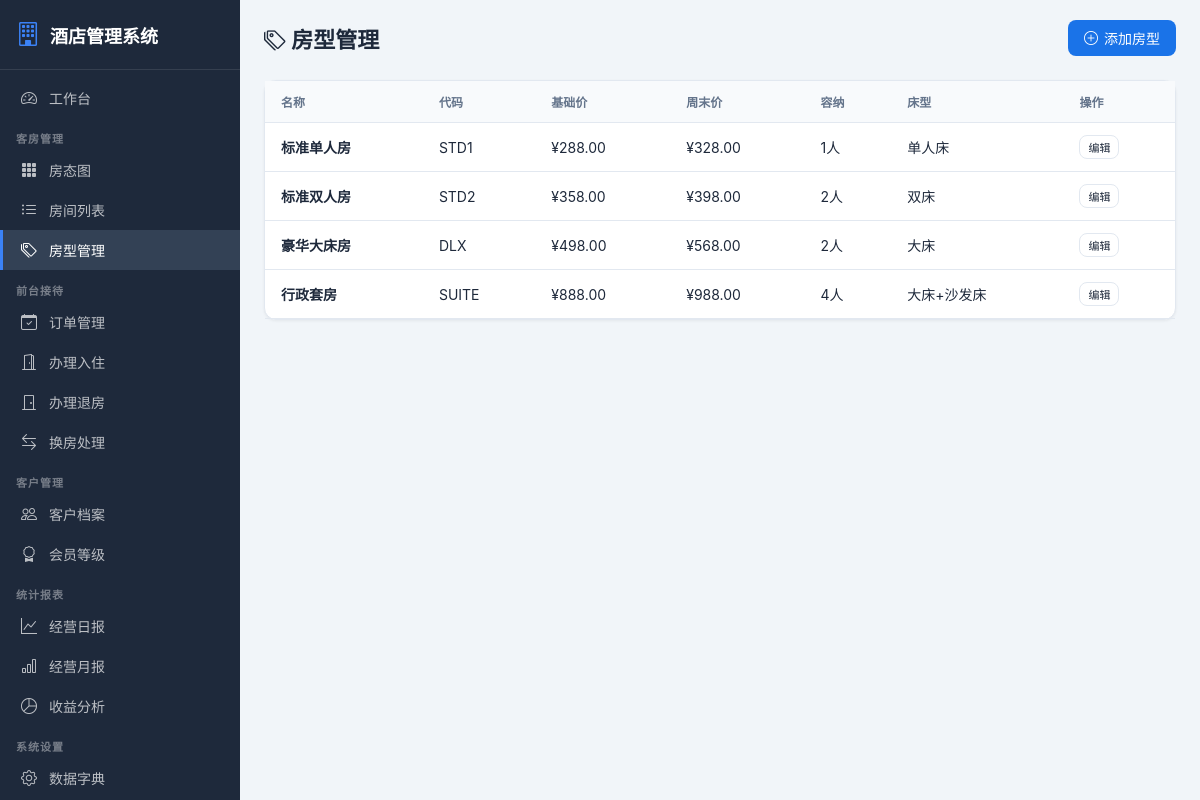
Screenshot of /rooms/types/ (signed in) with the database file from the repository.
### rooms/models.py (models this page shows, shortened)
class RoomType(models.Model):
    name = models.CharField(verbose_name="房型名称", max_length=50, unique=True)
    code = models.CharField(verbose_name="房型代码", max_length=20, unique=True)
    description = models.TextField(verbose_name="描述", blank=True)
    base_price = models.DecimalField(verbose_name="基础价格", max_digits=10, decimal_places=2)
    weekend_price = models.DecimalField(verbose_name="周末价格", max_digits=10, decimal_places=2, default=0)
    holiday_price = models.DecimalField(verbose_name="节假日价格", max_digits=10, decimal_places=2, default=0)
    capacity = models.IntegerField(verbose_name="容纳人数", default=2)
    bed_type = models.CharField(verbose_name="床型", max_length=50, default="大床")
    area = models.CharField(verbose_name="面积", max_length=20, blank=True)
    amenities = models.TextField(verbose_name="设施", blank=True)
    created_at = models.DateTimeField(verbose_name="创建时间", auto_now_add=True)
    class Meta:
        verbose_name = "房型"
        verbose_name_plural = "房型管理"

### rooms/views.py (the view)
# urls.py: path("types/", views.room_type_list, name="room_type_list"),
@login_required
def room_type_list(request):
    types = RoomType.objects.all()
    return render(request, "rooms/room_type_list.html", {"types": types})

### rooms/templates/rooms/room_type_list.html (shortened to what this page needs)
{% extends 'base.html' %}
{% block content %}
<div class="page-header">
    <h1><i class="bi bi-tags"></i> 房型管理</h1>
    <a href="{% url 'rooms:room_type_create' %}" class="btn btn-primary"><i class="bi bi-plus-circle"></i> 添加房型</a>
</div>
<div class="card"><div class="card-body" style="padding:0">
<table class="table">
<thead><tr><th>名称</th><th>代码</th><th>基础价</th><th>周末价</th><th>容纳</th><th>床型</th><th>操作</th></tr></thead>
<tbody>
{% for t in types %}
<tr>
    <td><strong>{{ t.name }}</strong></td><td>{{ t.code }}</td>
    <td>¥{{ t.base_price }}</td><td>¥{{ t.weekend_price|default:0 }}</td>
    <td>{{ t.capacity }}人</td><td>{{ t.bed_type }}</td>
    <td><a href="{% url 'rooms:room_type_edit' t.pk %}" class="btn btn-outline btn-xs">编辑</a></td>
</tr>
{% endfor %}
</tbody></table></div></div>
{% endblock %}

### static/css/style.css (style rules this page uses)
:root { --primary: #1a73e8; --primary-dark: #1557b0; --sidebar-bg: #1e293b; --sidebar-hover: #334155; --bg: #f1f5f9; --card-bg: #ffffff; --text: #1e293b; --text-light: #64748b; --border: #e2e8f0; --success: #10b981; --warning: #f59e0b; --danger: #ef4444; --info: #3b82f6; }
* { margin: 0; padding: 0; box-sizing: border-box; }
body { font-family: -apple-system, BlinkMacSystemFont, "Segoe UI", Roboto, "PingFang SC", "Microsoft YaHei", sans-serif; background: var(--bg); color: var(--text); display: flex; min-height: 100vh; }
.page-header { display: flex; justify-content: space-between; align-items: center; margin-bottom: 24px; }
.page-header h1 { font-size: 22px; font-weight: 700; }
.card { background: var(--card-bg); border-radius: 12px; box-shadow: 0 1px 3px rgba(0,0,0,0.06); border: 1px solid var(--border); margin-bottom: 16px; }
.card-body { padding: 20px; }
.table { width: 100%; border-collapse: collapse; }
.table th { text-align: left; padding: 12px 16px; font-size: 12px; font-weight: 600; text-transform: uppercase; color: var(--text-light); background: #f8fafc; border-bottom: 1px solid var(--border); }
.table td { padding: 12px 16px; border-bottom: 1px solid var(--border); font-size: 14px; }
.btn { display: inline-flex; align-items: center; gap: 6px; padding: 8px 16px; border-radius: 8px; font-size: 14px; font-weight: 500; border: none; cursor: pointer; text-decoration: none; transition: all 0.15s; }
.btn-primary { background: var(--primary); color: #fff; }
.btn-outline { background: transparent; border: 1px solid var(--border); color: var(--text); }
.btn-xs { padding: 3px 8px; font-size: 11px; }

### rows the page displays
RoomType: name "标准单人房", code "STD1", base_price "288.00", weekend_price "328.00", capacity "1", bed_type "单人床"
RoomType: name "标准双人房", code "STD2", base_price "358.00", weekend_price "398.00", capacity "2", bed_type "双床"
RoomType: name "豪华大床房", code "DLX", base_price "498.00", weekend_price "568.00", capacity "2", bed_type "大床"
RoomType: name "行政套房", code "SUITE", base_price "888.00", weekend_price "988.00", capacity "4", bed_type "大床+沙发床"
